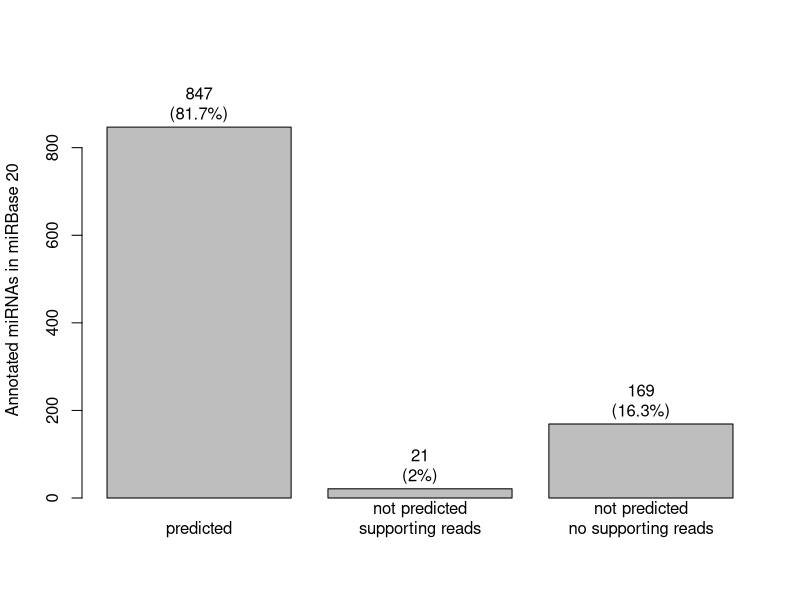
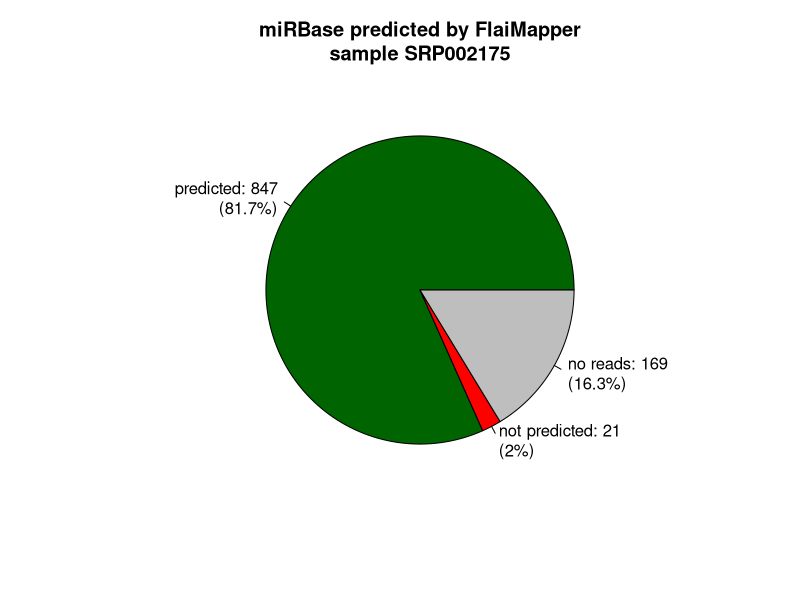
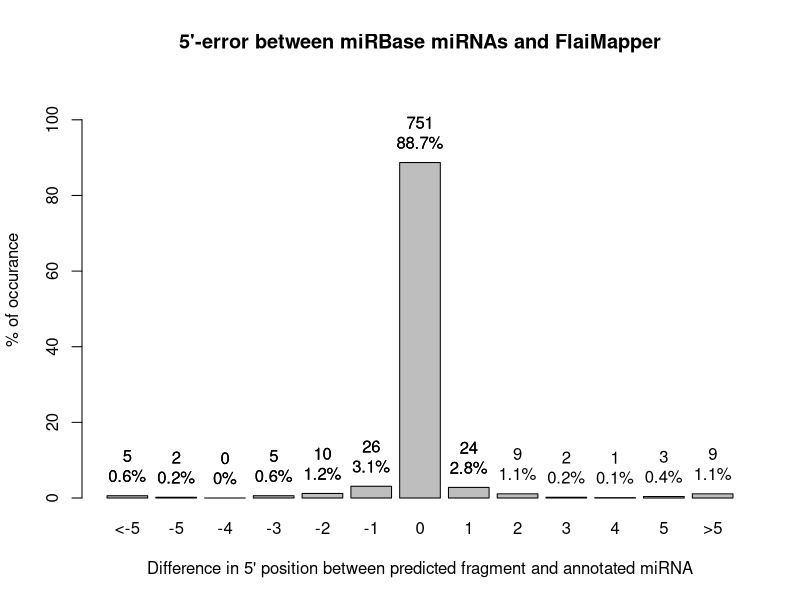
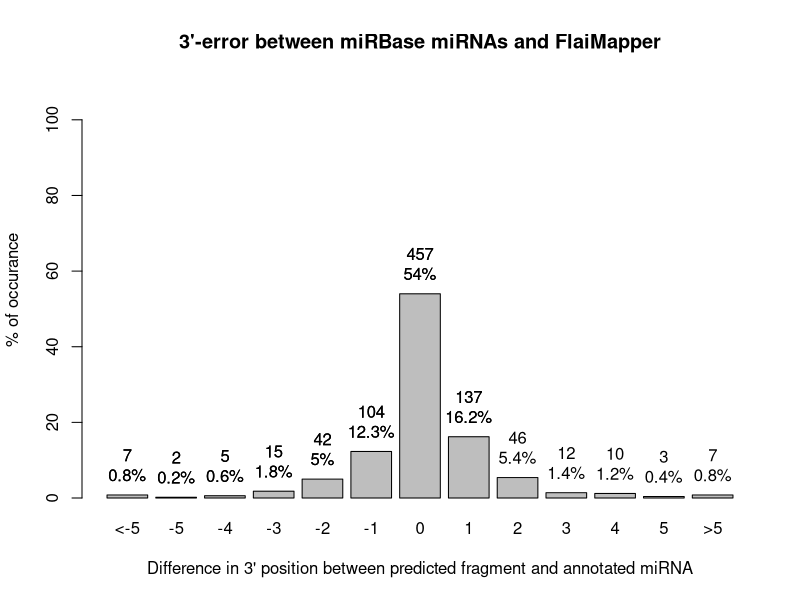

Write the R code that produced these figures, in order.
table_sensitivity <- read.table("0_top_validation_FlaiMapper_miRBase_SRP002175_sensitivity.txt",header=T,row.names=1)
table_offset <- read.table("0_top_validation_FlaiMapper_miRBase_SRP002175_offset.txt",header=T,row.names=1)


# Overlap plot
svg("../../../../output/figures/fig_5_extra/validation_FlaiMapper_miRBase_SRP002175_sensitivity_barplot.svg")
column <- 3
x_axes = barplot(table_sensitivity[,column],ylim=c(0,950),names.arg=c("predicted","not predicted\nsupporting reads","not predicted\nno supporting reads"),ylab="Annotated miRNAs in miRBase 20")
percentages <- round(table_sensitivity[,column]/sum(table_sensitivity[,column])*100,1)
texting <- paste(table_sensitivity[,column],rep("\n(",3),percentages,rep("%)",3),sep="")
text(x_axes,table_sensitivity[,column]+55,texting)
dev.off()

svg("../../../../output/figures/fig_5_extra/validation_FlaiMapper_miRBase_SRP002175_sensitivity_piechart.svg")
column <- 3
pie(table_sensitivity[,column],labels=paste(c("predicted","not predicted","no reads"),texting,sep=": "),col=c("darkgreen","red","gray"),main="miRBase predicted by FlaiMapper\nsample SRP002175")
dev.off()


# Error plot 5p
svg("../../../../output/figures/fig_5/0_top_left_validation_FlaiMapper_miRBase_SRP002175_offset_start-positions.svg",height=4.5)
column <- 5
percentages <- round(table_offset[,column]/sum(table_offset[,column])*100,1)
x_axes = barplot(percentages,ylim=c(0,110),names.arg=row.names(table_offset),
main="5'-error between miRBase miRNAs and FlaiMapper",ylab="% of occurance",xlab="Difference in 5' position between predicted fragment and annotated miRNA")
texting <- paste(table_offset[,column],rep("\n",21),percentages,rep("%",12),sep="")
text(x_axes,percentages+8,texting)
dev.off()



# Error plot 3p
svg("../../../../output/figures/fig_5/0_top_right_validation_FlaiMapper_miRBase_SRP002175_offset_stop-positions.svg",height=4.5)
column <- 6
percentages <- round(table_offset[,column]/sum(table_offset[,column])*100,1)
x_axes = barplot(percentages,ylim=c(0,110),names.arg=row.names(table_offset),
main="3'-error between miRBase miRNAs and FlaiMapper",ylab="% of occurance",xlab="Difference in 3' position between predicted fragment and annotated miRNA")
texting <- paste(table_offset[,column],rep("\n",21),percentages,rep("%",12),sep="")
text(x_axes,percentages+8,texting)
dev.off()
